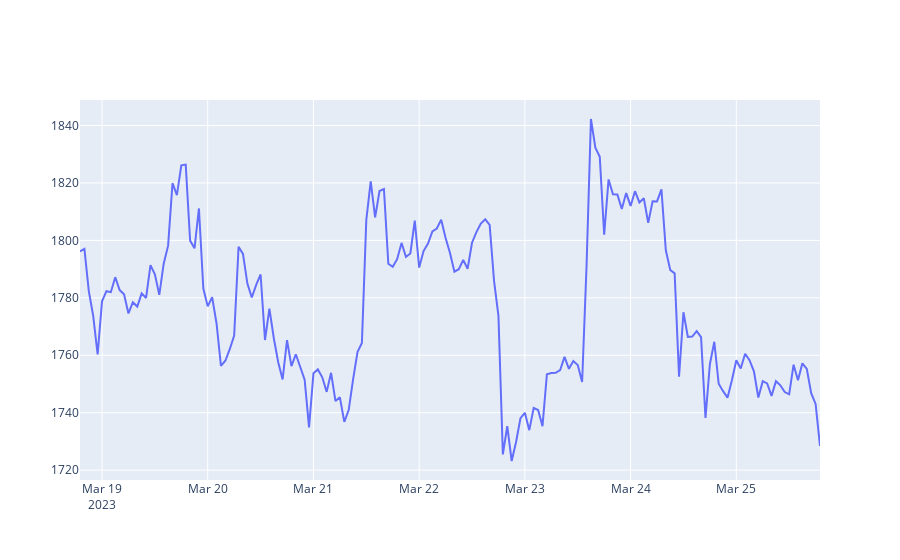
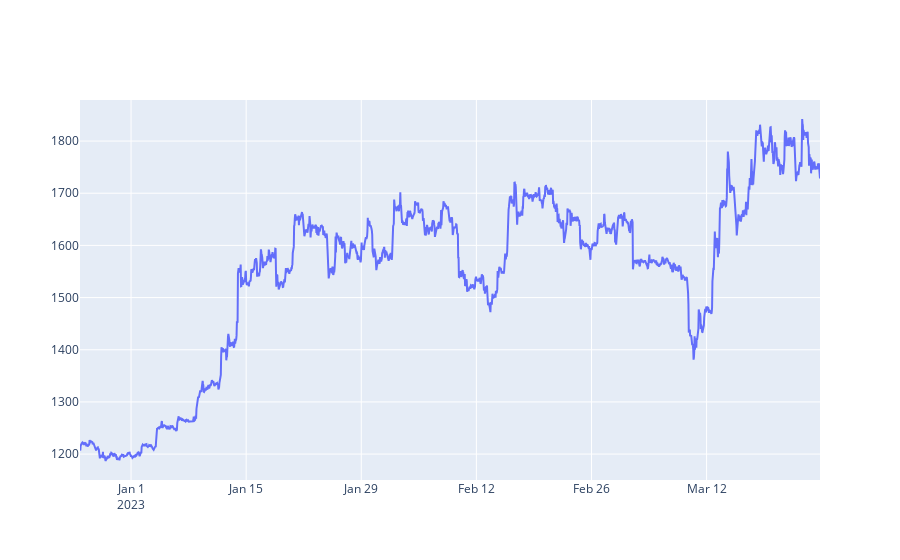

Notebook code cell kept with these figures, in order:
### Code cell
from plotly.offline import init_notebook_mode, iplot
init_notebook_mode(connected=True)

def getLine(df_input):
    x = df_input.index
    y = df_input.values
    fig = go.Figure(data=go.Scatter(x = x, y = y))
    fig.show()
    
#------------------------------------------------

#( getLine(getRates('ETH-USD',  '1d',  '1h')) )
( getLine(getRates('ETH-USD',  '1wk',  '1h')) )
( getLine(getRates('ETH-USD',  '3mo',  '1h')) )
#( getLine(getRates('ETH-USD',  '3y',  '1d')) )

### Figure 1 — Plotly figure (JSON) as saved in the notebook; plotly's stock layout.template omitted (floating-point values rounded to 4 significant figures; data arrays with more than 128 entries replaced by an {"elided": "..."} marker saying what was removed)
{"data": [{"x": {"elided": "169 str values"}, "y": {"elided": "169 float values"}, "type": "scatter"}], "layout": {"xaxis": {"type": "date", "range": ["2023-03-18 19:00", "2023-03-25 19:00"], "autorange": true}, "yaxis": {"type": "linear", "range": [1717.0, 1849.0], "autorange": true}, "autosize": true}}

### Figure 2 — Plotly figure (JSON) as saved in the notebook; plotly's stock layout.template omitted (floating-point values rounded to 4 significant figures; data arrays with more than 128 entries replaced by an {"elided": "..."} marker saying what was removed)
{"data": [{"x": {"elided": "2161 str values"}, "y": {"elided": "2161 float values"}, "type": "scatter"}], "layout": {"xaxis": {"type": "date", "range": ["2022-12-25 19:00", "2023-03-25 19:00"], "autorange": true}, "yaxis": {"type": "linear", "range": [1150.0, 1879.0], "autorange": true}, "autosize": true}}
